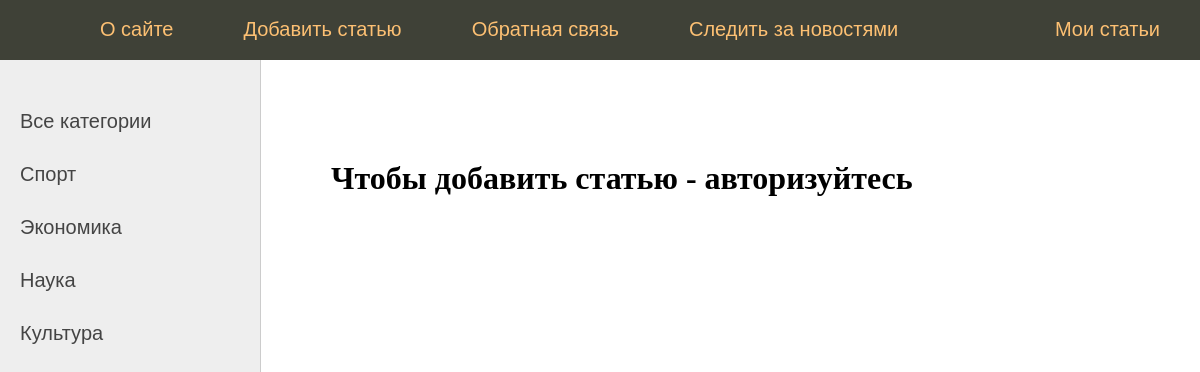
/add_page/, run on the app's committed database.
### news/models.py (models this page shows, shortened)
class Category(models.Model):
    title = models.CharField(max_length=255)
    slug = models.SlugField(max_length=255, blank=True, db_index=True, default='')
    class Meta:
        verbose_name = 'Категории'
        verbose_name_plural = 'Категории'
    def get_absolute_url(self):
        return reverse('cat', kwargs={'cat_slug': self.slug})

### news/views.py (the view)
# urls.py: path('add_page/', views.addpage, name="add_page"),
def addpage(request):
    if request.method == 'POST':
        form = AddPostForm(request.POST, request.FILES)
        if form.is_valid():
            form.save()
            us_id = request.user.id
            sl = request.POST.get("slug")
            nws = News.objects.filter(slug=sl)
            nws.update(profiles_id=us_id)
            return redirect('home')
    else:
        form = AddPostForm()
    return render(request, 'news/addpage.html', {'form': form, 'menu': menu, 'title': 'Добавление статьи'})

### news/templatetags/news_tags.py (called while the page is built)
@register.inclusion_tag('news/list_categories.html')
def show_categories():
    cats = Category.objects.all()
    return{'cats': cats}

### news/templates/news/addpage.html (shortened to what this page needs)
{% extends 'news/base.html' %}
{% block content %}
{% if request.user.is_authenticated %}
<h1>{{title}}</h1>
<form action="{% url 'add_page' %}" method="post" enctype="multipart/form-data">
    {% csrf_token %}
    <div class="form-error">{{ form.non_field_errors }}</div>
{% for f in form %}
<p><label class="form-label" for="{{ f.id_for_label }}">{{f.label}}: </label>{{ f }}</p>
<div class="form-error">{{ f.errors }}</div>
{% endfor %}
    <button type="submit">Добавить</button>
</form>
{% else %}
<h1>Чтобы добавить статью - авторизуйтесь</h1>
{% endif %}
{% endblock %}

### news/templates/news/list_categories.html
{% for cat in cats %}
<li><a href="{{cat.get_absolute_url}}">{{cat.title}}</a></li>
{% endfor %}

### data on the page
Category: title "Спорт"
Category: title "Экономика"
Category: title "Наука"
Category: title "Культура"

### other printed values
{{ m.title }} "О сайте" "Добавить статью" "Обратная связь" "Следить за новостями" "Мои статьи"
